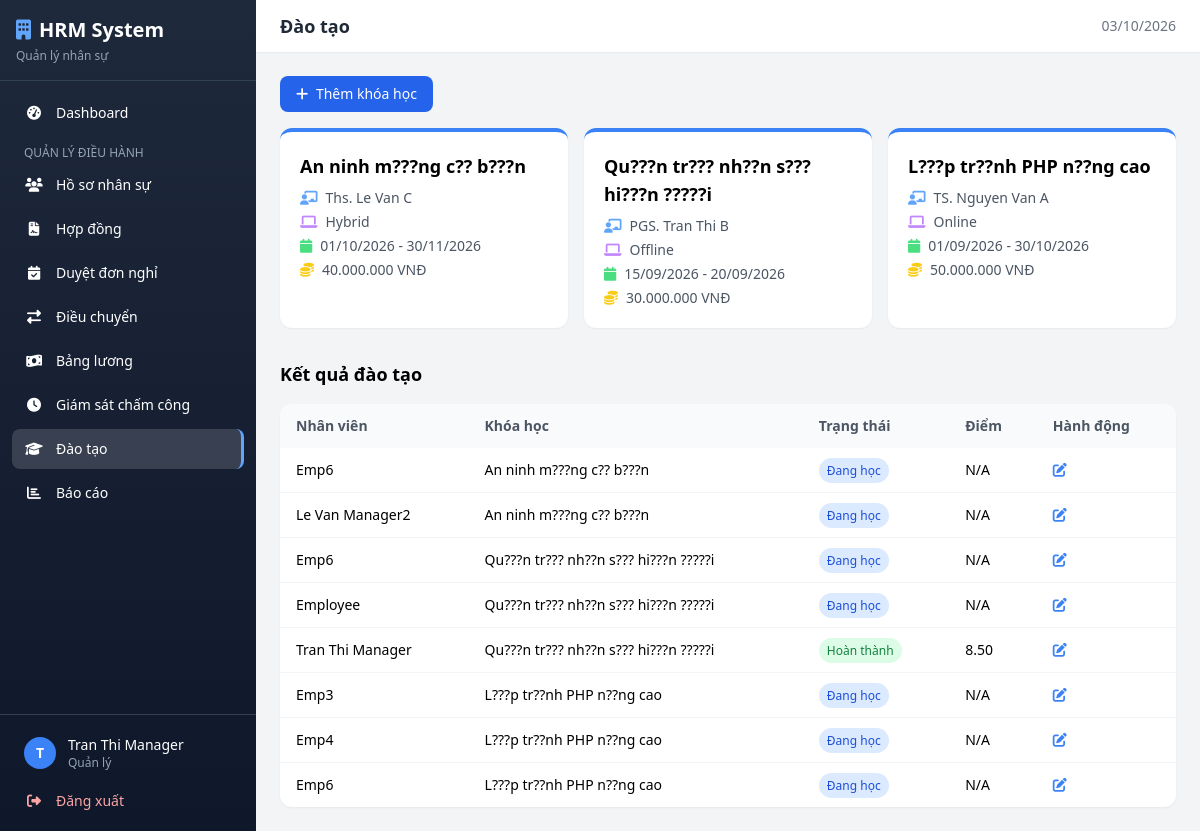
Page /hrm/index.php?page=daotao (signed in) on the earlier database version.
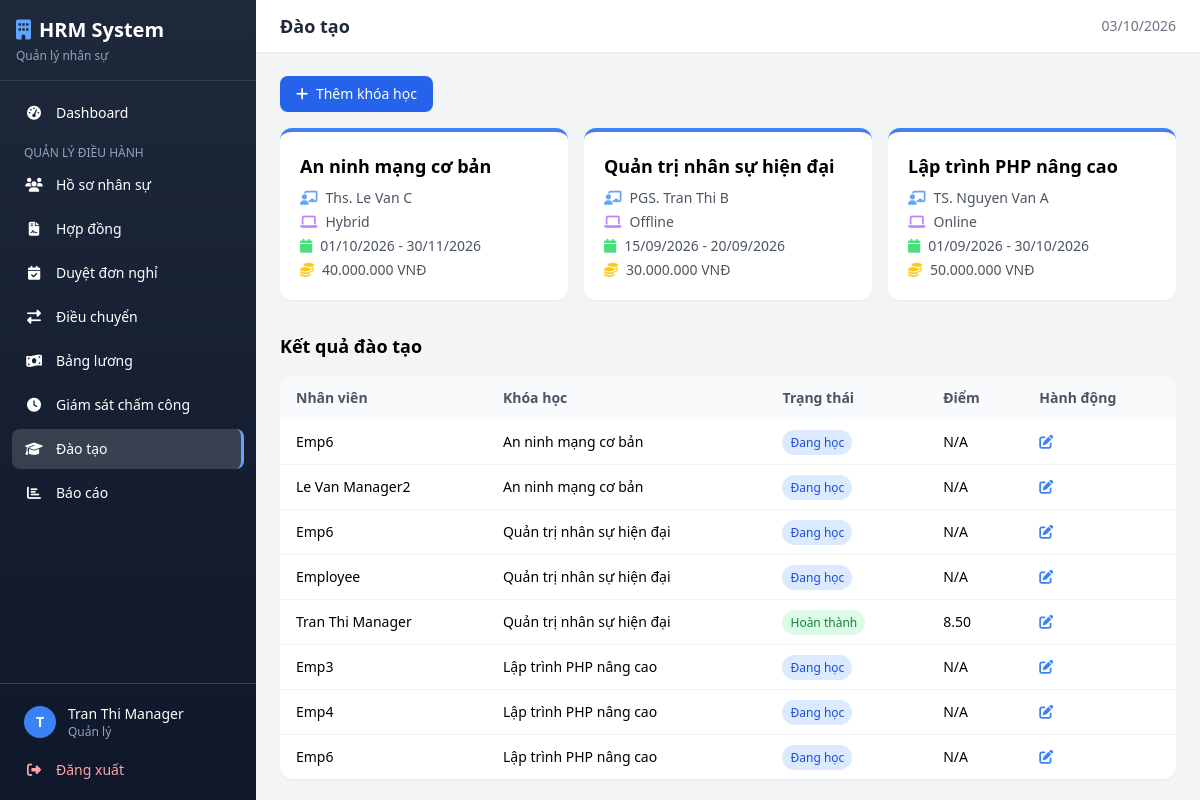
Same page on the later database version.
### tables this page shows
CREATE TABLE `khoahoc` (
  `MaKhoaHoc` varchar(20) NOT NULL,
  `TenKhoaHoc` varchar(150) NOT NULL,
  `MoTa` text DEFAULT NULL,
  `HinhThuc` enum('Online','Offline','Hybrid') DEFAULT 'Offline',
  `GiangVien` varchar(100) DEFAULT NULL,
  `NgayBatDau` date NOT NULL,
  `NgayKetThuc` date NOT NULL,
  `NganSachDuKien` decimal(15,2) DEFAULT 0.00,
  PRIMARY KEY (`MaKhoaHoc`)
);

CREATE TABLE `chitietdaotao` (
  `ID_ChiTiet` int(11) NOT NULL AUTO_INCREMENT,
  `MaKhoaHoc` varchar(20) NOT NULL,
  `MaNV` varchar(20) NOT NULL,
  `TrangThaiHoc` enum('DangHoc','HoanThanh','HuyBo') DEFAULT 'DangHoc',
  `DiemSo` decimal(4,2) DEFAULT NULL,
  PRIMARY KEY (`ID_ChiTiet`),
  KEY `MaKhoaHoc` (`MaKhoaHoc`),
  KEY `MaNV` (`MaNV`),
  CONSTRAINT `chitietdaotao_ibfk_1` FOREIGN KEY (`MaKhoaHoc`) REFERENCES `khoahoc` (`MaKhoaHoc`) ON DELETE CASCADE,
  CONSTRAINT `chitietdaotao_ibfk_2` FOREIGN KEY (`MaNV`) REFERENCES `nhanvien` (`MaNV`) ON DELETE CASCADE
);

CREATE TABLE `nhanvien` (
  `MaNV` varchar(20) NOT NULL,
  `HoVaTen` varchar(100) NOT NULL,
  `NgaySinh` date NOT NULL,
  `GioiTinh` enum('Nam','Nu','Khac') NOT NULL,
  `CCCD` varchar(20) NOT NULL,
  `SoDienThoai` varchar(15) NOT NULL,
  `Email` varchar(100) NOT NULL,
  `DiaChiThuongTru` text DEFAULT NULL,
  `MaPhongBan` varchar(20) DEFAULT NULL,
  `MaChucVu` varchar(20) DEFAULT NULL,
  `MaTaiKhoan` int(11) DEFAULT NULL,
  `TrangThaiLamViec` enum('DangLamViec','NghiPhep','DaNghiViec') DEFAULT 'DangLamViec',
  `NgayVaoLam` date NOT NULL,
  PRIMARY KEY (`MaNV`),
  UNIQUE KEY `CCCD` (`CCCD`),
  UNIQUE KEY `Email` (`Email`),
  UNIQUE KEY `MaTaiKhoan` (`MaTaiKhoan`),
  KEY `MaPhongBan` (`MaPhongBan`),
  KEY `MaChucVu` (`MaChucVu`),
  CONSTRAINT `nhanvien_ibfk_1` FOREIGN KEY (`MaPhongBan`) REFERENCES `phongban` (`MaPhongBan`) ON DELETE SET NULL,
  CONSTRAINT `nhanvien_ibfk_2` FOREIGN KEY (`MaChucVu`) REFERENCES `chucvu` (`MaChucVu`) ON DELETE SET NULL,
  CONSTRAINT `nhanvien_ibfk_3` FOREIGN KEY (`MaTaiKhoan`) REFERENCES `taikhoan` (`MaTaiKhoan`) ON DELETE SET NULL
);

### hrm/includes/auth.php (called while the page is built, shortened)
<?php
function getUserName() {
    return $_SESSION['ho_va_ten'] ?? '';
}
function getUserRole() {
    return $_SESSION['vai_tro'] ?? '';
}
function getVaiTroLabel($vaiTro) {
    $labels = [
        'Admin' => 'Quản trị viên',
        'Manager' => 'Quản lý',
        'Employee' => 'Nhân viên'
    ];
    return $labels[$vaiTro] ?? $vaiTro;
}
function formatCurrency($amount) {
    return number_format($amount, 0, ',', '.') . ' VNĐ';
}
function formatDate($date) {
    return date('d/m/Y', strtotime($date));
}

### hrm/pages/daotao.php (the view, shortened to what this page needs)
<?php
$role = getUserRole();
$maNV = getMaNV();
$khoaHocs = $pdo->query("SELECT * FROM KhoaHoc ORDER BY NgayBatDau DESC")->fetchAll();
if ($role === 'Employee') {
    $stmt = $pdo->prepare("SELECT ct.*, kh.TenKhoaHoc, kh.HinhThuc, kh.GiangVien FROM ChiTietDaoTao ct JOIN KhoaHoc kh ON ct.MaKhoaHoc=kh.MaKhoaHoc WHERE ct.MaNV=? ORDER BY kh.NgayBatDau DESC");
    $stmt->execute([$maNV]);
    $daTaos = $stmt->fetchAll();
} else {
    $daTaos = $pdo->query("SELECT ct.*, kh.TenKhoaHoc, n.HoVaTen FROM ChiTietDaoTao ct JOIN KhoaHoc kh ON ct.MaKhoaHoc=kh.MaKhoaHoc JOIN NhanVien n ON ct.MaNV=n.MaNV ORDER BY kh.NgayBatDau DESC, n.HoVaTen")->fetchAll();
}
renderHeader('Đào tạo');
?>
<?php if ($role === 'Manager'): ?>
<button onclick="toggleModal('modal-add-kh', true)" class="bg-blue-600 hover:bg-blue-700 text-white px-4 py-2 rounded-lg text-sm mb-4"><i class="fas fa-plus mr-1"></i> Thêm khóa học</button>
<?php endif; ?>
<div class="grid grid-cols-1 md:grid-cols-2 lg:grid-cols-3 gap-4 mb-8">
<?php foreach ($khoaHocs as $kh): ?>
<div class="bg-white rounded-xl shadow-sm p-5 border-t-4 border-blue-500">
    <h4 class="font-semibold text-lg mb-2"><?= htmlspecialchars($kh['TenKhoaHoc']) ?></h4>
    <div class="text-sm text-gray-600 space-y-1">
        <p><i class="fas fa-chalkboard-teacher mr-2 text-blue-400"></i><?= htmlspecialchars($kh['GiangVien'] ?? 'N/A') ?></p>
        <p><i class="fas fa-laptop mr-2 text-purple-400"></i><?= $kh['HinhThuc'] ?></p>
        <p><i class="fas fa-calendar mr-2 text-green-400"></i><?= formatDate($kh['NgayBatDau']) ?> - <?= formatDate($kh['NgayKetThuc']) ?></p>
        <?php if ($kh['NganSachDuKien'] > 0): ?>
        <p><i class="fas fa-coins mr-2 text-yellow-400"></i><?= formatCurrency($kh['NganSachDuKien']) ?></p>
        <?php endif; ?>
    </div>
</div>
<?php endforeach; ?>
</div>
<h3 class="text-lg font-semibold mb-4">Kết quả đào tạo</h3>
<?php
$headers = $role === 'Employee' ? ['Khóa học', 'Trạng thái', 'Điểm'] : ['Nhân viên', 'Khóa học', 'Trạng thái', 'Điểm', 'Hành động'];
$rows = [];
foreach ($daTaos as $dt) {
    $badge = match($dt['TrangThaiHoc']) { 'HoanThanh' => '<span class="px-2 py-1 rounded-full text-xs bg-green-100 text-green-700">Hoàn thành</span>', 'HuyBo' => '<span class="px-2 py-1 rounded-full text-xs bg-red-100 text-red-700">Hủy</span>', default => '<span class="px-2 py-1 rounded-full text-xs bg-blue-100 text-blue-700">Đang học</span>' };
    $action = '';
    if ($role === 'Manager') {
        $action = '<button onclick=\'editDT('.json_encode($dt).')\' class="text-blue-500 hover:text-blue-700"><i class="fas fa-edit"></i></button>';
    }
    if ($role === 'Employee') {
        $rows[] = [htmlspecialchars($dt['TenKhoaHoc']), $badge, $dt['DiemSo'] ?? 'N/A'];
    } else {
        $rows[] = [htmlspecialchars($dt['HoVaTen']??''), htmlspecialchars($dt['TenKhoaHoc']), $badge, $dt['DiemSo'] ?? 'N/A', $action];
    }
}
renderTable($headers, $rows);
?>
<?php renderFooter(); ?>

### hrm/index.php (shortened to what this page needs)
<?php
require_once 'config/db.php';
require_once 'includes/auth.php';
require_once 'includes/layout.php';
$page = $_GET['page'] ?? 'dashboard';
switch ($page) {
    case 'daotao':
        require 'pages/daotao.php';
        break;
}

### hrm/includes/layout.php (shortened to what this page needs)
<?php
function renderHeader($pageTitle = 'HRM System') {
    $currentPage = $_GET['page'] ?? 'dashboard';
    $role = getUserRole();
    $userName = getUserName();
?>
<!DOCTYPE html>
<html lang="vi">
<head>
    <script src="https://cdn.tailwindcss.com"></script>
    <link rel="stylesheet" href="https://cdnjs.cloudflare.com/ajax/libs/font-awesome/6.5.1/css/all.min.css">
</head>
<body class="bg-gray-100 min-h-screen">
<div class="flex min-h-screen">
    <aside id="sidebar" class="sidebar w-64 bg-gradient-to-b from-slate-800 to-slate-900 text-white flex-shrink-0 flex flex-col transition-transform duration-300 fixed md:sticky top-0 h-screen overflow-y-auto">
        <div class="p-4 border-b border-slate-700">
            <h1 class="text-xl font-bold flex items-center gap-2">
                <i class="fas fa-building text-blue-400"></i>
                <span>HRM System</span>
            </h1>
            <p class="text-xs text-slate-400 mt-1">Quản lý nhân sự</p>
        </div>
        <nav class="flex-1 p-3 space-y-1">
            <a href="?page=dashboard" class="sidebar-link flex items-center gap-3 px-3 py-2.5 rounded-lg text-sm <?= $currentPage === 'dashboard' ? 'active' : '' ?>">
                <i class="fas fa-tachometer-alt w-5 text-center"></i> Dashboard
            </a>
            <?php if ($role === 'Manager'): ?>
            <p class="text-xs text-slate-400 px-3 pt-2 uppercase">Quản lý điều hành</p>
            <a href="?page=nhanvien" class="sidebar-link flex items-center gap-3 px-3 py-2.5 rounded-lg text-sm <?= $currentPage === 'nhanvien' ? 'active' : '' ?>">
                <i class="fas fa-users w-5 text-center"></i> Hồ sơ nhân sự
            </a>
            <a href="?page=hopdong" class="sidebar-link flex items-center gap-3 px-3 py-2.5 rounded-lg text-sm <?= $currentPage === 'hopdong' ? 'active' : '' ?>">
                <i class="fas fa-file-contract w-5 text-center"></i> Hợp đồng
            </a>
            <a href="?page=donxinnghi" class="sidebar-link flex items-center gap-3 px-3 py-2.5 rounded-lg text-sm <?= $currentPage === 'donxinnghi' ? 'active' : '' ?>">
                <i class="fas fa-calendar-check w-5 text-center"></i> Duyệt đơn nghỉ
            </a>
            <a href="?page=dieuchuyen" class="sidebar-link flex items-center gap-3 px-3 py-2.5 rounded-lg text-sm <?= $currentPage === 'dieuchuyen' ? 'active' : '' ?>">
                <i class="fas fa-exchange-alt w-5 text-center"></i> Điều chuyển
            </a>
            <a href="?page=bangluong" class="sidebar-link flex items-center gap-3 px-3 py-2.5 rounded-lg text-sm <?= $currentPage === 'bangluong' ? 'active' : '' ?>">
                <i class="fas fa-money-bill-wave w-5 text-center"></i> Bảng lương
            </a>
            <a href="?page=chamcong" class="sidebar-link flex items-center gap-3 px-3 py-2.5 rounded-lg text-sm <?= $currentPage === 'chamcong' ? 'active' : '' ?>">
                <i class="fas fa-clock w-5 text-center"></i> Giám sát chấm công
            </a>
            <a href="?page=daotao" class="sidebar-link flex items-center gap-3 px-3 py-2.5 rounded-lg text-sm <?= $currentPage === 'daotao' ? 'active' : '' ?>">
                <i class="fas fa-graduation-cap w-5 text-center"></i> Đào tạo
            </a>
            <a href="?page=baocao" class="sidebar-link flex items-center gap-3 px-3 py-2.5 rounded-lg text-sm <?= $currentPage === 'baocao' ? 'active' : '' ?>">
                <i class="fas fa-chart-bar w-5 text-center"></i> Báo cáo
            </a>
            <?php endif; ?>
        </nav>
        <div class="p-3 border-t border-slate-700">
            <div class="flex items-center gap-3 px-3 py-2">
                <div class="w-8 h-8 bg-blue-500 rounded-full flex items-center justify-center text-sm font-bold"><?= strtoupper(substr($userName, 0, 1)) ?></div>
                <div class="flex-1 min-w-0">
                    <p class="text-sm font-medium truncate"><?= htmlspecialchars($userName) ?></p>
                    <p class="text-xs text-slate-400"><?= getVaiTroLabel($role) ?></p>
                </div>
            </div>
            <a href="?page=logout" class="sidebar-link flex items-center gap-3 px-3 py-2 rounded-lg text-sm text-red-300 mt-1">
                <i class="fas fa-sign-out-alt w-5 text-center"></i> Đăng xuất
            </a>
        </div>
    </aside>
    <main class="flex-1 min-w-0">
        <header class="bg-white shadow-sm sticky top-0 z-40">
            <div class="flex items-center justify-between px-4 md:px-6 py-3">
                <h2 class="text-lg font-semibold text-gray-800"><?= $pageTitle ?></h2>
                <div class="flex items-center gap-4">
                    <span class="text-sm text-gray-500"><?= date('d/m/Y') ?></span>
                </div>
            </div>
        </header>
        <div class="p-4 md:p-6">
<?php
}
function renderFooter() {
?>
        </div>
    </main>
</div>
</body>
</html>
<?php
}
?>
<?php
function renderTable($headers, $rows, $emptyMsg = 'Không có dữ liệu') {
?>
<div class="bg-white rounded-xl shadow-sm overflow-hidden">
    <div class="overflow-x-auto">
        <table class="w-full text-sm">
            <thead class="bg-gray-50">
                <tr>
                    <?php foreach ($headers as $h): ?>
                    <th class="px-4 py-3 text-left font-semibold text-gray-600"><?= $h ?></th>
                    <?php endforeach; ?>
                </tr>
            </thead>
            <tbody class="divide-y divide-gray-100">
                <?php if (empty($rows)): ?>
                <tr><td colspan="<?= count($headers) ?>" class="px-4 py-8 text-center text-gray-400"><?= $emptyMsg ?></td></tr>
                <?php else: ?>
                <?php foreach ($rows as $row): ?>
                <tr class="hover:bg-gray-50">
                    <?php foreach ($row as $cell): ?>
                    <td class="px-4 py-3"><?= $cell ?></td>
                    <?php endforeach; ?>
                </tr>
                <?php endforeach; ?>
                <?php endif; ?>
            </tbody>
        </table>
    </div>
</div>
<?php
}
?>

### hrm/includes/layout.php (style rules this page uses)
.sidebar-link.active { background: rgba(255,255,255,0.15); border-right: 3px solid #60a5fa; }

Differences in the rows shown:
changed khoahoc "Ths. Le Van C": TenKhoaHoc "An ninh m???ng c?? b???n" → "An ninh mạng cơ bản"
changed khoahoc "PGS. Tran Thi B": TenKhoaHoc "Qu???n tr??? nh??n s??? hi???n ?????i" → "Quản trị nhân sự hiện đại"
changed khoahoc "TS. Nguyen Van A": TenKhoaHoc "L???p tr??nh PHP n??ng cao" → "Lập trình PHP nâng cao"
Other differences:
new list line: "An ninh mạng cơ bản"
new list line: "Quản trị nhân sự hiện đại"
new list line: "Lập trình PHP nâng cao"
list line gone: "An ninh m???ng c?? b???n"
list line gone: "Qu???n tr??? nh??n s??? hi???n ?????i"
list line gone: "L???p tr??nh PHP n??ng cao"
